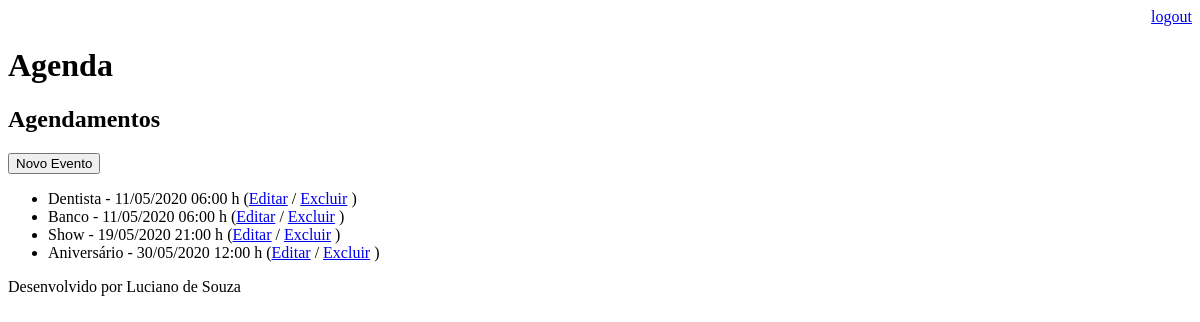
The page /agenda/ (signed in) on the database as committed earlier.
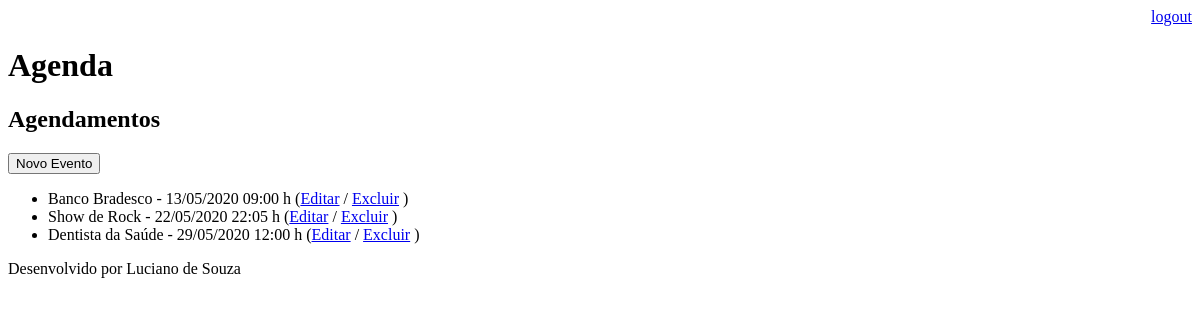
The same page on the database as committed later.
### core/models.py (models this page shows, shortened)
class Evento(models.Model):
    titulo = models.CharField(max_length=100)
    descricao = models.TextField(blank=True, null=True)
    data_evento = models.DateTimeField(verbose_name='Data do Evento')
    data_criacao = models.DateTimeField(auto_now=True)
    usuario = models.ForeignKey(User, on_delete=models.CASCADE)
    class Meta:
        db_table = 'evento'
    def get_data_evento(self):
        return self.data_evento.strftime('%d/%m/%Y %H:%M h' )

### core/views.py (the view)
# urls.py: path('agenda/', views.lista_eventos),
@login_required(login_url='/login/')
def lista_eventos(request):
    usuario = request.user
    evento = Evento.objects.filter(usuario=usuario)
    dados = {'eventos': evento}
    return render(request, 'agenda.html', dados)

### templates/agenda.html
{% extends "model-page.html" %}
{% block content %}
    <h2>Agendamentos</h2>
    <a href="evento/">
        <button type="button">Novo Evento</button>
    </a>
    <ul style="font-siza: 18px">
        {% for evento in eventos %}
        <li>
            {{evento.titulo}} - {{evento.get_data_evento}}
            (<a href="evento/?id={{evento.id}}">Editar</a> /
             <a href="evento/delete/{{evento.id}}/">Excluir</a>
            )
        </li>
        {% endfor %}
    </ul>
{% endblock %}

### templates/model-page.html
<!DOCTYPE html>
<html lang="en">
<head>
    {% include "model-header.html" %}
</head>
<body>
    {% block content %} {% endblock %}
    {% include "model-footer.html" %}
</body>
</html>

### templates/model-header.html (shortened to what this page needs)
    <div align="right">
        <a href="/logout">logout</a>
    </div>
    <h1>Agenda</h1>

### templates/model-footer.html
<p> Desenvolvido por Luciano de Souza</p>

Rows that differ between the two databases and show on the page:
removed Evento: titulo "Dentista", get_data_evento "11/05/2020 06:00 h"
removed Evento: titulo "Aniversário", get_data_evento "30/05/2020 12:00 h"
changed Evento: titulo "Banco" → "Banco Bradesco"; get_data_evento "11/05/2020 06:00 h" → "13/05/2020 09:00 h"
changed Evento: titulo "Show" → "Show de Rock"; get_data_evento "19/05/2020 21:00 h" → "22/05/2020 22:05 h"
added Evento: titulo "Dentista da Saúde", get_data_evento "29/05/2020 12:00 h"
